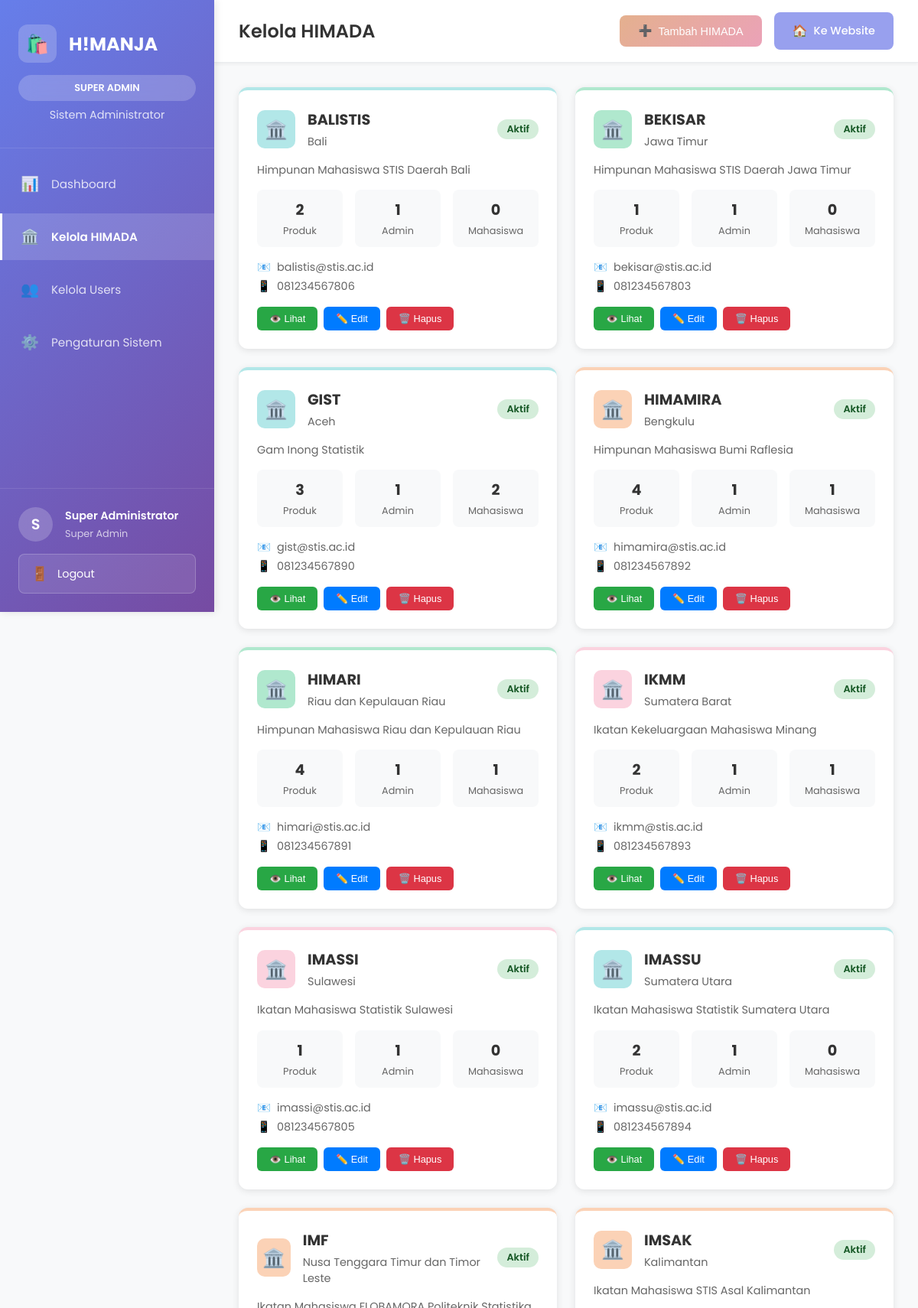
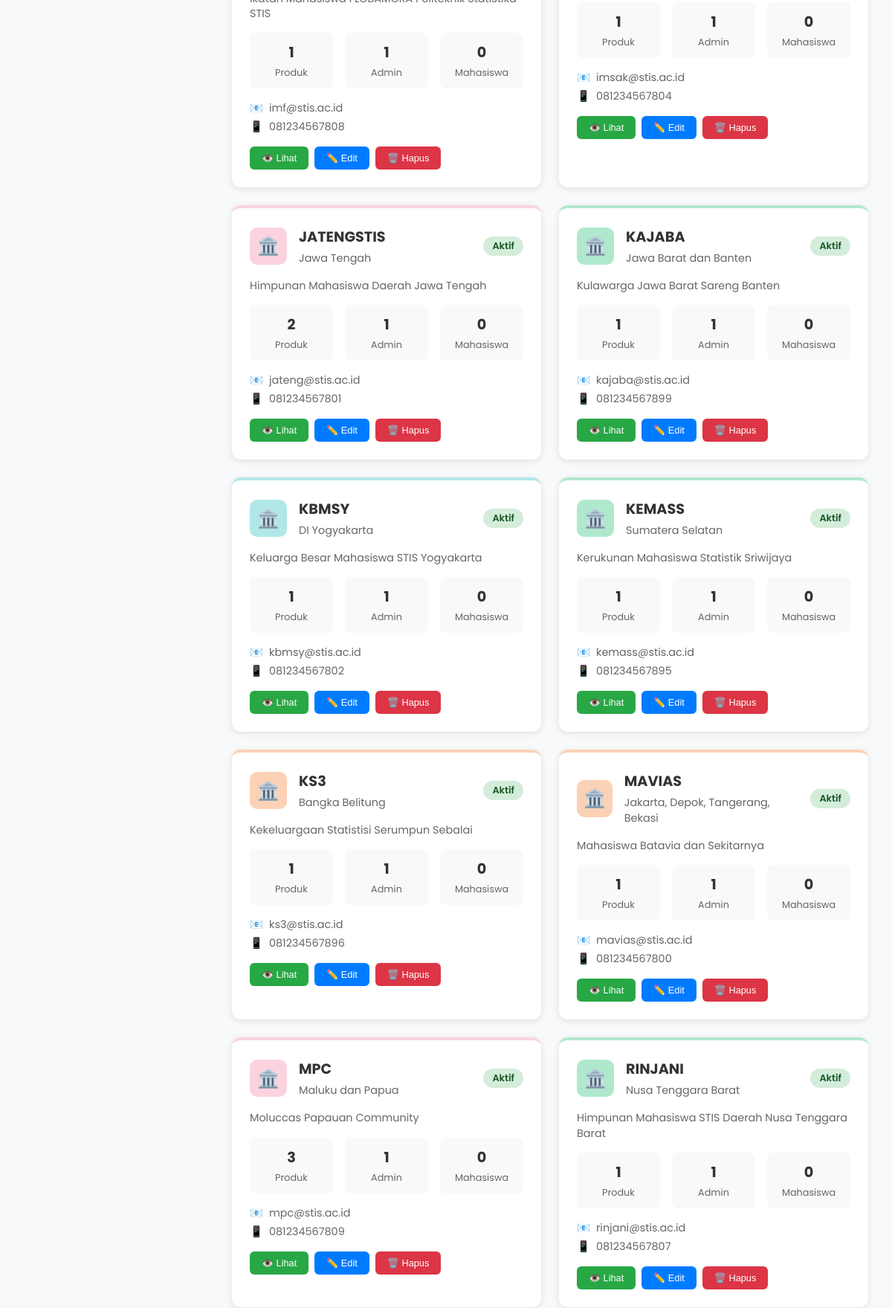
The page /admin/manage-himada.php (signed in, upper part) on the database its author committed (2 pictures, top to bottom).
### tables this page shows
CREATE TABLE `himada` (
  `id` int NOT NULL,
  `nama` varchar(50) NOT NULL,
  `nama_lengkap` varchar(200) NOT NULL,
  `daerah_asal` varchar(100) NOT NULL,
  `warna_tema` varchar(7) NOT NULL DEFAULT '#b2e7e8',
  `deskripsi` text,
  `koordinat_lat` decimal(10,8) DEFAULT NULL,
  `koordinat_lng` decimal(11,8) DEFAULT NULL,
  `logo_url` varchar(255) DEFAULT NULL,
  `contact_email` varchar(100) DEFAULT NULL,
  `contact_phone` varchar(20) DEFAULT NULL,
  `is_active` tinyint(1) DEFAULT '1',
  `created_at` timestamp NOT NULL DEFAULT CURRENT_TIMESTAMP,
  `updated_at` timestamp NOT NULL DEFAULT CURRENT_TIMESTAMP ON UPDATE CURRENT_TIMESTAMP
);

### admin/manage-himada.php (the view, shortened to what this page needs)
<?php
$database = new Database();
$db = $database->getConnection();
$query = "SELECT h.*,
                 COUNT(DISTINCT p.id) as product_count,
                 COUNT(DISTINCT u.id) as user_count,
                 COUNT(DISTINCT ua.id) as admin_count
          FROM himada h
          LEFT JOIN products p ON h.id = p.himada_id AND p.is_available = 1
          LEFT JOIN users u ON h.id = u.himada_id AND u.role = 'user'
          LEFT JOIN users ua ON h.id = ua.himada_id AND ua.role = 'himada_admin'
          GROUP BY h.id
          ORDER BY h.nama";
$stmt = $db->prepare($query);
$stmt->execute();
$himadas = $stmt->fetchAll(PDO::FETCH_ASSOC);
?>
<!DOCTYPE html>
<html lang="id">
<head>
    <link rel="stylesheet" href="../assets/css/admin-navbar.css">
</head>
<body class="admin-page">
    <aside class="admin-sidebar" id="adminSidebar">
        <div class="sidebar-header">
            <div class="sidebar-logo">
                <div class="logo-icon">🛍️</div>
                <span class="logo-text">H!MANJA</span>
            </div>
            <div class="role-info">
                <div class="role-badge">SUPER ADMIN</div>
                <div class="role-title">Sistem Administrator</div>
            </div>
        </div>
        <nav class="sidebar-nav">
            <ul class="nav-menu">
                <li class="nav-item">
                    <a href="himanja-dashboard.php" class="nav-link">
                        <span class="nav-icon">📊</span>
                        <span class="nav-text">Dashboard</span>
                    </a>
                </li>
                <li class="nav-item active">
                    <a href="manage-himada.php" class="nav-link">
                        <span class="nav-icon">🏛️</span>
                        <span class="nav-text">Kelola HIMADA</span>
                    </a>
                </li>
                <li class="nav-item">
                    <a href="manage-users.php" class="nav-link">
                        <span class="nav-icon">👥</span>
                        <span class="nav-text">Kelola Users</span>
                    </a>
                </li>
                <li class="nav-item">
                    <a href="system-settings.php" class="nav-link">
                        <span class="nav-icon">⚙️</span>
                        <span class="nav-text">Pengaturan Sistem</span>
                    </a>
                </li>
            </ul>
        </nav>
        <div class="sidebar-footer">
            <div class="user-info">
                <div class="user-avatar">
                    <?php echo substr($_SESSION['full_name'], 0, 1); ?>
                </div>
                <div class="user-details">
                    <p class="user-name"><?php echo htmlspecialchars($_SESSION['full_name']); ?></p>
                    <p class="user-role">Super Admin</p>
                </div>
            </div>
            <a href="../logout.php" class="logout-btn">
                <span class="logout-icon">🚪</span>
                <span class="logout-text">Logout</span>
            </a>
        </div>
    </aside>
    <main class="admin-main">
        <header class="admin-header">
            <div class="header-left">
                <h1 class="page-title">Kelola HIMADA</h1>
            </div>
            <div class="header-right">
                <button class="btn-primary" onclick="openAddModal()">
                    <span>➕</span> Tambah HIMADA
                </button>
                <a href="../index.php" class="btn-secondary">
                    <span class="btn-icon">🏠</span>
                    <span class="btn-text">Ke Website</span>
                </a>
            </div>
        </header>
        <div class="dashboard-content">
            <div class="himada-grid">
                <?php foreach ($himadas as $himada): ?>
                    <div class="himada-card" style="--himada-color: <?php echo $himada['warna_tema']; ?>">
                        <div class="himada-header">
                            <div class="himada-icon" style="background: <?php echo $himada['warna_tema']; ?>">
                                🏛️
                            </div>
                            <div class="himada-info">
                                <h3><?php echo htmlspecialchars($himada['nama']); ?></h3>
                                <p><?php echo htmlspecialchars($himada['daerah_asal']); ?></p>
                            </div>
                            <div class="himada-status <?php echo $himada['is_active'] ? 'status-active' : 'status-inactive'; ?>">
                                <?php echo $himada['is_active'] ? 'Aktif' : 'Nonaktif'; ?>
                            </div>
                        </div>
                        <div class="himada-description">
                            <?php echo htmlspecialchars($himada['nama_lengkap']); ?>
                        </div>
                        <div class="himada-stats">
                            <div class="stat-item">
                                <div class="stat-number"><?php echo $himada['product_count']; ?></div>
                                <div class="stat-label">Produk</div>
                            </div>
                            <div class="stat-item">
                                <div class="stat-number"><?php echo $himada['admin_count']; ?></div>
                                <div class="stat-label">Admin</div>
                            </div>
                            <div class="stat-item">
                                <div class="stat-number"><?php echo $himada['user_count']; ?></div>
                                <div class="stat-label">Mahasiswa</div>
                            </div>
                        </div>
                        <?php if ($himada['contact_email'] || $himada['contact_phone']): ?>
                            <div class="himada-contact">
                                <?php if ($himada['contact_email']): ?>
                                    <div class="contact-item">
                                        <span>📧</span>
                                        <span><?php echo htmlspecialchars($himada['contact_email']); ?></span>
                                    </div>
                                <?php endif; ?>
                                <?php if ($himada['contact_phone']): ?>
                                    <div class="contact-item">
                                        <span>📱</span>
                                        <span><?php echo htmlspecialchars($himada['contact_phone']); ?></span>
                                    </div>
                                <?php endif; ?>
                            </div>
                        <?php endif; ?>
                        <div class="himada-actions">
                            <button class="btn-small btn-view" onclick="viewHimada(<?php echo $himada['id']; ?>)">
                                👁️ Lihat
                            </button>
                            <button class="btn-small btn-edit" onclick="openEditModal(<?php echo htmlspecialchars(json_encode($himada)); ?>)">
                                ✏️ Edit
                            </button>
                            <button class="btn-small btn-delete" onclick="confirmDelete(<?php echo $himada['id']; ?>, '<?php echo htmlspecialchars($himada['nama']); ?>')">
                                🗑️ Hapus
                            </button>
                        </div>
                    </div>
                <?php endforeach; ?>
            </div>
        </div>
    </main>
</body>
</html>

### assets/css/admin-navbar.css (style rules this page uses)
* { margin: 0; padding: 0; box-sizing: border-box; }
body.admin-page { font-family: "Poppins", sans-serif; background: #f8f9fa; display: flex; min-height: 100vh; }
.admin-sidebar { width: 280px; background: linear-gradient(135deg, #667eea 0%, #764ba2 100%); color: white; display: flex; flex-direction: column; position: fixed; height: 100vh; left: 0; top: 0; z-index: 1000; box-shadow: 2px 0 10px rgba(0, 0, 0, 0.1); }
.sidebar-header { padding: 2rem 1.5rem; border-bottom: 1px solid rgba(255, 255, 255, 0.1); }
.sidebar-logo { display: flex; align-items: center; gap: 1rem; margin-bottom: 1rem; }
.logo-icon { width: 50px; height: 50px; background: rgba(255, 255, 255, 0.2); border-radius: 12px; display: flex; align-items: center; justify-content: center; font-size: 1.5rem; backdrop-filter: blur(10px); }
.logo-text { font-size: 1.5rem; font-weight: 700; color: white; }
.role-info { text-align: center; }
.role-badge { background: rgba(255, 255, 255, 0.2); padding: 0.5rem 1rem; border-radius: 20px; font-size: 0.8rem; font-weight: 600; margin-bottom: 0.5rem; backdrop-filter: blur(10px); }
.role-title { font-size: 0.9rem; opacity: 0.8; }
.sidebar-nav { flex: 1; padding: 1rem 0; }
.nav-menu { list-style: none; }
.nav-item { margin-bottom: 0.5rem; }
.nav-link { display: flex; align-items: center; gap: 1rem; padding: 1rem 1.5rem; color: rgba(255, 255, 255, 0.8); text-decoration: none; transition: all 0.3s ease; border-left: 3px solid transparent; }
.nav-item.active .nav-link { background: rgba(255, 255, 255, 0.15); color: white; border-left-color: white; font-weight: 600; }
.nav-icon { font-size: 1.2rem; width: 24px; text-align: center; }
.nav-text { font-size: 0.95rem; }
.sidebar-footer { padding: 1.5rem; border-top: 1px solid rgba(255, 255, 255, 0.1); }
.user-info { display: flex; align-items: center; gap: 1rem; margin-bottom: 1rem; }
.user-avatar { width: 45px; height: 45px; background: rgba(255, 255, 255, 0.2); border-radius: 50%; display: flex; align-items: center; justify-content: center; font-size: 1.2rem; font-weight: 600; backdrop-filter: blur(10px); }
.user-details { flex: 1; }
.user-name { font-size: 0.9rem; font-weight: 600; margin-bottom: 0.25rem; }
.user-role { font-size: 0.8rem; opacity: 0.7; }
.logout-btn { display: flex; align-items: center; gap: 0.75rem; padding: 0.75rem 1rem; background: rgba(255, 255, 255, 0.1); border: 1px solid rgba(255, 255, 255, 0.2); border-radius: 8px; color: white; text-decoration: none; transition: all 0.3s ease; font-size: 0.9rem; }
.logout-icon { font-size: 1.1rem; }
.admin-main { flex: 1; margin-left: 280px; display: flex; flex-direction: column; }
.admin-header { background: white; padding: 1rem 2rem; border-bottom: 1px solid #e9ecef; display: flex; align-items: center; justify-content: space-between; box-shadow: 0 2px 4px rgba(0, 0, 0, 0.05); position: sticky; top: 0; z-index: 100; }
.header-left { display: flex; align-items: center; gap: 1rem; }
.page-title { font-size: 1.5rem; font-weight: 600; color: #333; margin: 0; }
.header-right { display: flex; align-items: center; gap: 1rem; }
.btn-primary { background: linear-gradient(135deg, #e4b08e, #eba2b8); color: white; border: none; padding: 0.75rem 1.5rem; border-radius: 8px; font-size: 0.9rem; font-weight: 500; cursor: pointer; display: flex; align-items: center; gap: 0.5rem; transition: all 0.3s ease; text-decoration: none; }
.btn-secondary { background: #98a0ee; color: white; border: none; padding: 0.75rem 1.5rem; border-radius: 8px; font-size: 0.9rem; font-weight: 500; cursor: pointer; display: flex; align-items: center; gap: 0.5rem; transition: all 0.3s ease; text-decoration: none; }
.btn-icon { font-size: 1rem; }
.btn-text { font-size: 0.9rem; }
.dashboard-content { flex: 1; padding: 2rem; overflow-y: auto; }

### rows shown on the page
himada: nama "BALISTIS", daerah_asal "Bali", is_active "Aktif", nama_lengkap "Himpunan Mahasiswa STIS Daerah Bali", product_count "2", admin_count "1", user_count "0", contact_email "balistis@stis.ac.id", contact_phone "081234567806"
himada: nama "BEKISAR", daerah_asal "Jawa Timur", is_active "Aktif", nama_lengkap "Himpunan Mahasiswa STIS Daerah Jawa Timur", product_count "1", admin_count "1", user_count "0", contact_email "bekisar@stis.ac.id", contact_phone "081234567803"
himada: nama "GIST", daerah_asal "Aceh", is_active "Aktif", nama_lengkap "Gam Inong Statistik", product_count "3", admin_count "1", user_count "2", contact_email "gist@stis.ac.id", contact_phone "081234567890"
himada: nama "HIMAMIRA", daerah_asal "Bengkulu", is_active "Aktif", nama_lengkap "Himpunan Mahasiswa Bumi Raflesia", product_count "4", admin_count "1", user_count "1", contact_email "himamira@stis.ac.id", contact_phone "081234567892"
himada: nama "HIMARI", daerah_asal "Riau dan Kepulauan Riau", is_active "Aktif", nama_lengkap "Himpunan Mahasiswa Riau dan Kepulauan Riau", product_count "4", admin_count "1", user_count "1", contact_email "himari@stis.ac.id", contact_phone "081234567891"
himada: nama "IKMM", daerah_asal "Sumatera Barat", is_active "Aktif", nama_lengkap "Ikatan Kekeluargaan Mahasiswa Minang", product_count "2", admin_count "1", user_count "1", contact_email "ikmm@stis.ac.id", contact_phone "081234567893"
himada: nama "IMASSI", daerah_asal "Sulawesi", is_active "Aktif", nama_lengkap "Ikatan Mahasiswa Statistik Sulawesi", product_count "1", admin_count "1", user_count "0", contact_email "imassi@stis.ac.id", contact_phone "081234567805"
himada: nama "IMASSU", daerah_asal "Sumatera Utara", is_active "Aktif", nama_lengkap "Ikatan Mahasiswa Statistik Sumatera Utara", product_count "2", admin_count "1", user_count "0", contact_email "imassu@stis.ac.id", contact_phone "081234567894"
himada: nama "IMF", daerah_asal "Nusa Tenggara Timur dan Timor Leste", is_active "Aktif", nama_lengkap "Ikatan Mahasiswa FLOBAMORA Politeknik Statistika STIS", product_count "1", admin_count "1", user_count "0", contact_email "imf@stis.ac.id", contact_phone "081234567808"
himada: nama "IMSAK", daerah_asal "Kalimantan", is_active "Aktif", nama_lengkap "Ikatan Mahasiswa STIS Asal Kalimantan", product_count "1", admin_count "1", user_count "0", contact_email "imsak@stis.ac.id", contact_phone "081234567804"
himada: nama "JATENGSTIS", daerah_asal "Jawa Tengah", is_active "Aktif", nama_lengkap "Himpunan Mahasiswa Daerah Jawa Tengah", product_count "2", admin_count "1", user_count "0", contact_email "jateng@stis.ac.id", contact_phone "081234567801"
himada: nama "KAJABA", daerah_asal "Jawa Barat dan Banten", is_active "Aktif", nama_lengkap "Kulawarga Jawa Barat Sareng Banten", product_count "1", admin_count "1", user_count "0", contact_email "kajaba@stis.ac.id", contact_phone "081234567899"
himada: nama "KBMSY", daerah_asal "DI Yogyakarta", is_active "Aktif", nama_lengkap "Keluarga Besar Mahasiswa STIS Yogyakarta", product_count "1", admin_count "1", user_count "0", contact_email "kbmsy@stis.ac.id", contact_phone "081234567802"
himada: nama "KEMASS", daerah_asal "Sumatera Selatan", is_active "Aktif", nama_lengkap "Kerukunan Mahasiswa Statistik Sriwijaya", product_count "1", admin_count "1", user_count "0", contact_email "kemass@stis.ac.id", contact_phone "081234567895"
himada: nama "KS3", daerah_asal "Bangka Belitung", is_active "Aktif", nama_lengkap "Kekeluargaan Statistisi Serumpun Sebalai", product_count "1", admin_count "1", user_count "0", contact_email "ks3@stis.ac.id", contact_phone "081234567896"
himada: nama "MAVIAS", daerah_asal "Jakarta, Depok, Tangerang, Bekasi", is_active "Aktif", nama_lengkap "Mahasiswa Batavia dan Sekitarnya", product_count "1", admin_count "1", user_count "0", contact_email "mavias@stis.ac.id", contact_phone "081234567800"
himada: nama "MPC", daerah_asal "Maluku dan Papua", is_active "Aktif", nama_lengkap "Moluccas Papauan Community", product_count "3", admin_count "1", user_count "0", contact_email "mpc@stis.ac.id", contact_phone "081234567809"
himada: nama "RINJANI", daerah_asal "Nusa Tenggara Barat", is_active "Aktif", nama_lengkap "Himpunan Mahasiswa STIS Daerah Nusa Tenggara Barat", product_count "1", admin_count "1", user_count "0", contact_email "rinjani@stis.ac.id", contact_phone "081234567807"

### other values the page prints
substr($_SESSION['full_name'], 0, 1) "S"
$_SESSION['full_name'] "Super Administrator"
